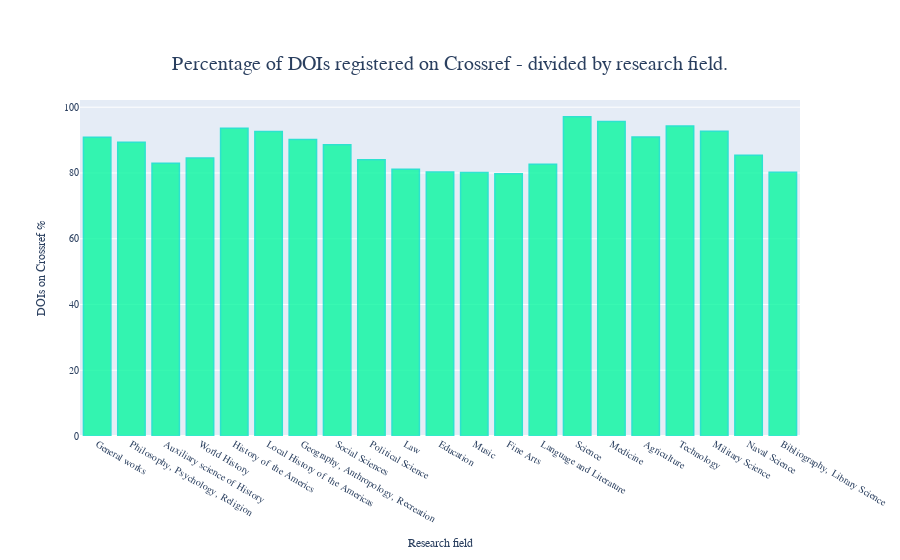

Write notebook code for a chart like this one.
### Markdown cell above
# 1) DOI on Crossref

### Code cell
import plotly.graph_objects as go
import plotly.express as px

frame = frame.groupby('subject').sum()
frame =frame.apply(lambda x: pd.to_numeric(x, errors='coerce'))
frame['perc_cr'] = (frame['on-crossref']/frame['doi-num'])*100
fig = px.bar(frame,x=frame.index,y='perc_cr',
 labels={ "subject": "Research field", "perc_cr": "DOIs on Crossref %" },
 title="Percentage of DOIs registered on Crossref - divided by research field.")

for idx in range(len(fig.data)):
    fig.data[idx].x = ['General works','Philosophy, Psychology, Religion','Auxiliary science of History', 'World History', 'History of the Americs', 'Local History of the Americas', 'Geography, Anthropology, Recreation', 'Social Sciences', 'Political Science', 'Law', 'Education', 'Music', 'Fine Arts', 'Language and Literature', 'Science', 'Medicine', 'Agriculture', 'Technology', 'Military Science', 'Naval Science', 'Bibliography, Library Science']

fig.update_traces(marker_color='rgb(7, 247, 159)', marker_line_color='rgb(0, 224, 198)',
                  marker_line_width=1.5, opacity=0.8)
fig.update_layout(
    font_family="sans-serif",
    title_font_size=20,
    font_size=10,
    title = {'xanchor': 'center', 'y':0.9,'x':0.5},
)
fig.show()
# fig.write_html('perc_cr_subj.html')

### Figure 1 — Plotly figure (JSON) as saved in the notebook; plotly's stock layout.template omitted (floating-point values rounded to 4 significant figures)
{"data": [{"alignmentgroup": "True", "hovertemplate": "Research field=%{x}<br>DOIs on Crossref %=%{y}<extra></extra>", "legendgroup": "", "marker": {"color": "rgb(7, 247, 159)", "line": {"color": "rgb(0, 224, 198)", "width": 1.5}, "pattern": {"shape": ""}}, "name": "", "offsetgroup": "", "opacity": 0.8, "orientation": "v", "showlegend": false, "textposition": "auto", "type": "bar", "x": ["General works", "Philosophy, Psychology, Religion", "Auxiliary science of History", "World History", "History of the Americs", "Local History of the Americas", "Geography, Anthropology, Recreation", "Social Sciences", "Political Science", "Law", "Education", "Music", "Fine Arts", "Language and Literature", "Science", "Medicine", "Agriculture", "Technology", "Military Science", "Naval Science", "Bibliography, Library Science"], "xaxis": "x", "y": [90.83, 89.34, 82.98, 84.51, 93.6, 92.59, 90.16, 88.56, 84.03, 81.15, 80.31, 80.14, 79.75, 82.65, 97.08, 95.64, 90.96, 94.28, 92.68, 85.38, 80.18], "yaxis": "y"}], "layout": {"barmode": "relative", "font": {"family": "sans-serif", "size": 10}, "legend": {"tracegroupgap": 0}, "title": {"font": {"size": 20}, "text": "Percentage of DOIs registered on Crossref - divided by research field.", "x": 0.5, "xanchor": "center", "y": 0.9}, "xaxis": {"anchor": "y", "domain": [0, 1], "title": {"text": "Research field"}}, "yaxis": {"anchor": "x", "domain": [0, 1], "title": {"text": "DOIs on Crossref %"}}}}
